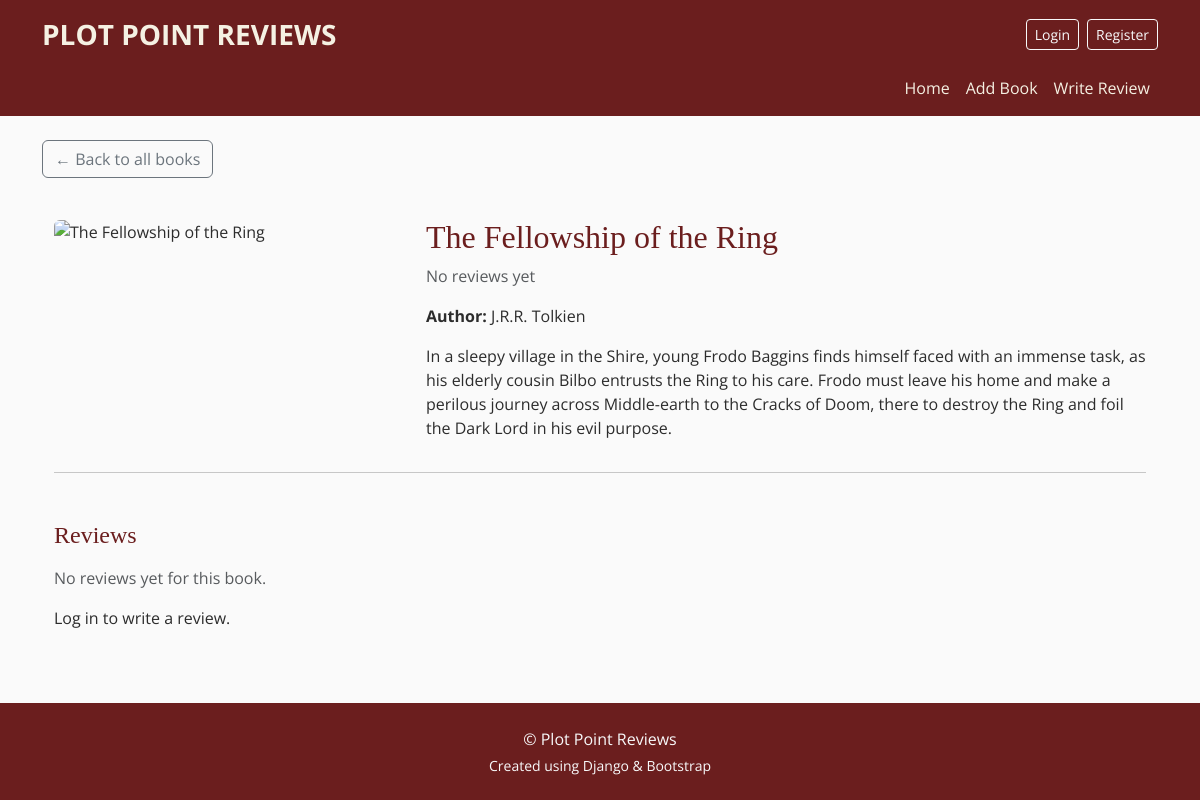
The app's page /book/1/, older data.
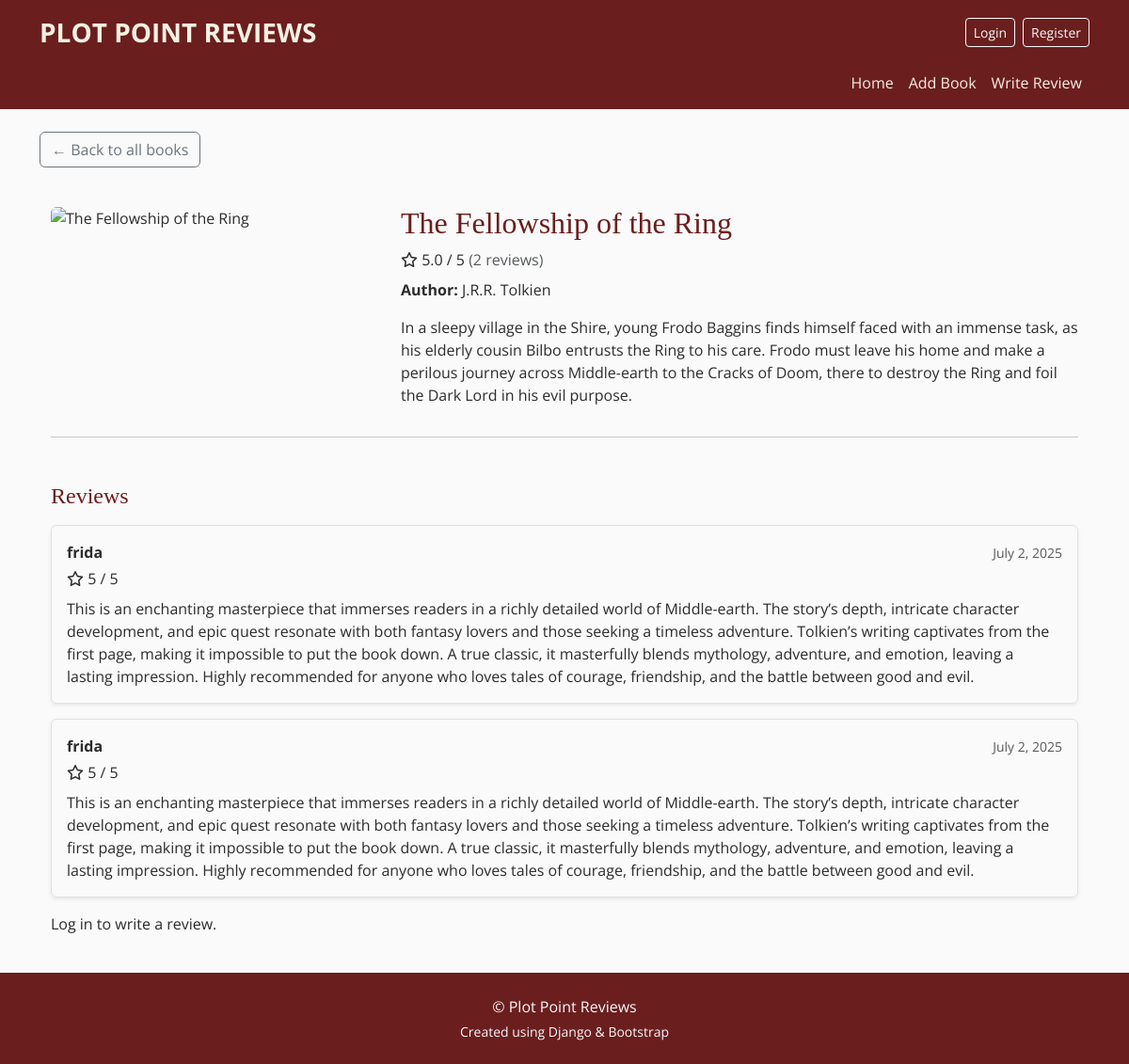
The same page, newer data.
### books/models.py (models this page shows, shortened)
class Book(models.Model):
    title = models.CharField(max_length=255)
    author = models.CharField(max_length=255)
    cover = CloudinaryField('image')
    description = models.TextField(default='No description yet')
    @property
    def average_rating(self):
        reviews = self.reviews.all()
        if reviews.exists():
            return round(sum([r.rating for r in reviews]) / reviews.count(), 1)
        return None
    @property
    def review_count(self):
        return self.reviews.count()

class Review(models.Model):
    book = models.ForeignKey(Book, on_delete=models.CASCADE, related_name='reviews')
    user = models.ForeignKey(User, on_delete=models.CASCADE, related_name='reviews')
    rating = models.PositiveSmallIntegerField()
    content = models.TextField()
    created_at = models.DateTimeField(auto_now_add=True)

### books/views.py (the view)
# urls.py: path('book/<int:pk>/', views.book_detail, name='book_detail'),
def book_detail(request, pk):
    book = get_object_or_404(Book, pk=pk)
    reviews = Review.objects.filter(book=book).order_by('-created_at')
    user_review = None
    if request.user.is_authenticated:
        user_review = Review.objects.filter(book=book, user=request.user).first()
        if request.method == 'POST' and not user_review:
            form = ReviewForm(request.POST)
            if form.is_valid():
                review = form.save(commit=False)
                review.book = book
                review.user = request.user
                review.save()
                messages.success(request, 'Thank you for your review!')
                return redirect('book_detail', pk=book.pk)
        else:
            form = ReviewForm()
    else:
        form = None
    return render(request, 'books/book_detail.html', {
        'book': book,
        'reviews': reviews,
        'form': form,
        'user_review': user_review
    })

### books/templates/books/book_detail.html
{% extends 'base.html' %}
{% load static %}
{% block content %}
<a href="{% url 'book_list' %}" class="btn btn-outline-secondary mb-3">
  ← Back to all books
</a>
<div class="container mt-4">
  <div class="row">
    <div class="col-md-4">
      {% if book.cover %}
        <img src="{{ book.cover.url }}" class="img-fluid rounded" alt="{{ book.title }}">
      {% endif %}
    </div>
    <div class="col-md-8">
    <h2>{{ book.title }}</h2>
    {% if book.average_rating %}
        <p class="mb-2">
        <i class="fa-regular fa-star"></i>
        {{ book.average_rating }} / 5
        <span class="text-muted">({{ book.review_count }} review{{ book.review_count|pluralize }})</span>
        </p>
    {% else %}
        <p class="text-muted">No reviews yet</p>
    {% endif %}
      <p><strong>Author:</strong> {{ book.author }}</p>
      <p>{{ book.description }}</p>
    </div>
  </div>
  <hr>
<h4 class="mt-5 mb-3">Reviews</h4>
{% if book.reviews.all %}
  {% for review in book.reviews.all %}
    <div class="border rounded p-3 mb-3 shadow-sm">
      <div class="d-flex justify-content-between align-items-center mb-1">
        <strong>{{ review.user.username }}</strong>
        <small class="text-muted">{{ review.created_at|date:"F j, Y" }}</small>
      </div>
      <div class="mb-2">
        <i class="fa-regular fa-star"></i>
        {{ review.rating }} / 5
      </div>
      <p class="mb-0">{{ review.content }}</p>
    </div>
  {% endfor %}
{% else %}
  <p class="text-muted">No reviews yet for this book.</p>
{% endif %}
{% if user.is_authenticated %}
  {% if user_review %}
    <p class="text-muted">You’ve already reviewed this book.</p>
  {% else %}
    <hr>
    <h5 class="mb-3">Leave a review</h5>
    <form method="POST">
      {% csrf_token %}
      <div class="mb-3">
        {{ form.rating.label_tag }}
        {{ form.rating }}
      </div>
      <div class="mb-3">
        {{ form.content.label_tag }}
        {{ form.content }}
      </div>
      <button type="submit" class="btn btn-submit">
        <i class="fa-solid fa-paper-plane"></i> Submit Review
      </button>
    </form>
  {% endif %}
{% else %}
  <p class="mt-3">Log in to write a review.</p>
{% endif %}
</div>
{% endblock %}

### templates/base.html (shortened to what this page needs)
<!DOCTYPE html>
<html lang="en">
<head>
    {% load static %}
    <link href="https://cdn.jsdelivr.net/npm/bootstrap@5.3.3/dist/css/bootstrap.min.css" rel="stylesheet">
    <link rel="stylesheet" href="{% static 'css/style.css' %}">
</head>
<body>
    <header>
<nav class="navbar navbar-expand-lg navbar-dark">
  <div class="container flex-column align-items-end">
    <div class="w-100 d-flex justify-content-between align-items-center">
      <a class="navbar-brand fs-3 text-uppercase fw-bold" href="/">Plot Point Reviews</a>
      <div class="d-flex align-items-center">
        {% if user.is_authenticated %}
          <span class="text-light me-3">Welcome, {{ user.username }}</span>
          <a class="btn btn-sm btn-outline-light" href="{% url 'logout' %}">Logout</a>
        {% else %}
          <a class="btn btn-sm btn-outline-light me-2" href="{% url 'login' %}">Login</a>
          <a class="btn btn-sm btn-outline-light" href="{% url 'signup' %}">Register</a>
        {% endif %}
      </div>
    </div>
    <div class="collapse navbar-collapse justify-content-end mt-2 w-100" id="navbarSubmenu">
      <ul class="navbar-nav">
        <li class="nav-item">
          <a class="nav-link text-light" href="/">Home</a>
        </li>
        <li class="nav-item">
        {% if user.is_authenticated %}
            <a class="nav-link text-light" href="{% url 'add_book' %}">Add Book</a>
        {% else %}
            <a class="nav-link text-light" href="{% url 'login' %}?next={% url 'add_book' %}">Add Book</a>
        {% endif %}
        </li>
        <li class="nav-item">
        {% if user.is_authenticated %}
            <a class="nav-link text-light" href="{% url 'add_review' %}">Write Review</a>
        {% else %}
            <a class="nav-link text-light" href="{% url 'login' %}?next={% url 'add_review' %}" class="text-warning">Write Review</a>
        {% endif %}
        </li>
      </ul>
    </div>
  </div>
</nav>
</header>
    <main class="container mt-4">
        {% block content %}{% endblock %}
    </main>
    <footer class="mt-4 py-4 text-center text-light">
  <div class="container">
    <p class="mb-1">&copy; {{ now|date:"Y" }} Plot Point Reviews</p>
    <p class="small mb-0">Created using Django & Bootstrap</p>
  </div>
</footer>
</body>
</html>

### static/css/style.css (style rules this page uses)
html, body { height: 100%; display: flex; flex-direction: column; font-family: 'Open Sans', sans-serif; background-color: #FAFAFA; color: #2C2C2C; margin: 0; padding: 0; }
main { flex: 1; }
h1, h2, h3, h4, h5, h6, .card-title { font-family: 'Playfair Display', serif; color: #6B1E1E; }
.navbar { background-color: #6B1E1E; }
.navbar .nav-link, .navbar-brand { color: #F5F1E3 !important; }
footer { background-color: #6B1E1E; color: #F5F1E3; font-family: 'Open Sans', sans-serif; }

Row changes from the older to the newer data that the page shows:
shown differently, row unchanged: Book "The Fellowship of the Ring": average_rating (not shown) → "5.0"; review_count (not shown) → "2"
added Review: user.username "frida", created_at "July 2, 2025", rating "5", content "This is an enchanting masterpiece that immerses readers in a richly detailed world of Middle-earth. The story’s depth, intricate character development, and epic quest resonate with both fantasy lovers and those seeking a timeless adventure. Tolkien’s writing captivates from the first page, making it impossible to put the book down. A true classic, it masterfully blends mythology, adventure, and emotion, leaving a lasting impression. Highly recommended for anyone who loves tales of courage, friendship, and the battle between good and evil."
added Review: user.username "frida", created_at "July 2, 2025", rating "5", content "This is an enchanting masterpiece that immerses readers in a richly detailed world of Middle-earth. The story’s depth, intricate character development, and epic quest resonate with both fantasy lovers and those seeking a timeless adventure. Tolkien’s writing captivates from the first page, making it impossible to put the book down. A true classic, it masterfully blends mythology, adventure, and emotion, leaving a lasting impression. Highly recommended for anyone who loves tales of courage, friendship, and the battle between good and evil."
Text that changed along with them:
text no longer shown: "No reviews yet No reviews yet for this book."
text now shown: "/ 5 ( review )"
